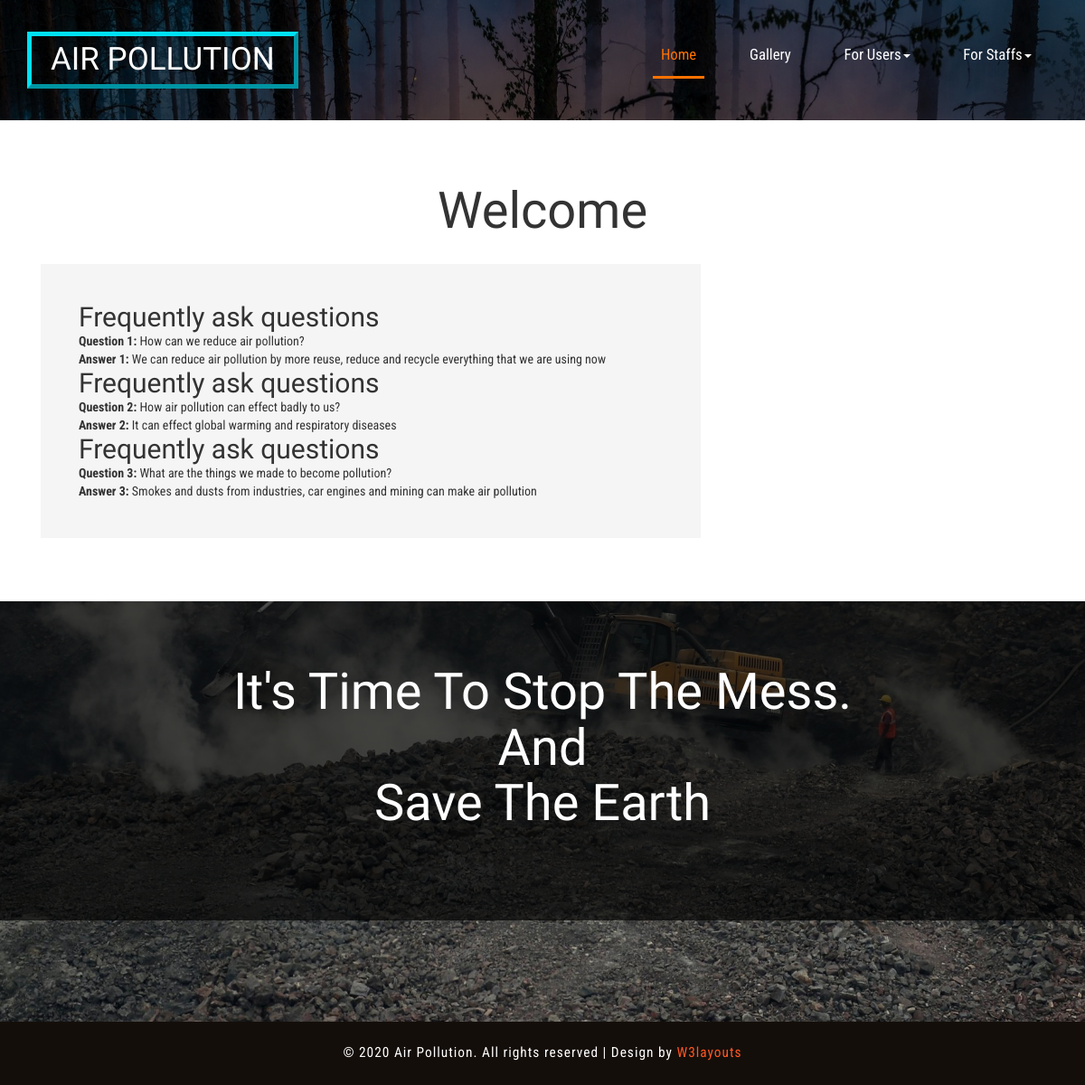
The page /Q&A.php on the database its author committed.
### tables this page shows
CREATE TABLE `qanda` (
  `Question_ID` int(11) NOT NULL,
  `Question` text DEFAULT NULL,
  `Question_Date` date DEFAULT NULL,
  `Answer` text DEFAULT NULL,
  `User_ID` int(11) DEFAULT NULL,
  `Staff_ID` int(11) DEFAULT NULL
);

### Q&A.php (the view, shortened to what this page needs)
<?php
include('connect.php');
include('header.php');
$select= mysqli_query($connect,"SELECT * FROM QandA");
$count =mysqli_num_rows($select);
 ?>
 <form action="Q&A.php" method="post">
 <?php
for ($i=1; $i <=$count ; $i++)
{
	$row=mysqli_fetch_array ($select);
	?>
	<h2>Frequently ask questions </h2>
	<div>
		<b>Question <?php echo $i ?>:</b>
		<?php echo $row ['Question'] ?>
	</div>
	<div>
		<b>Answer <?php echo $i ?>:</b>
		<?php echo $row ['Answer'] ?>
	</div>
	<?php
}
  ?>
</form>
<?php
include('footer.php');
 ?>

### css/style.css (style rules this page uses)
h1,h2,h3,h4,h5,h6 { margin:0; font-family: 'Text Me One', sans-serif; }

### rows shown on the page
qanda: Question "How can we reduce air pollution?", Answer "We can reduce air pollution by more reuse, reduce and recycle everything that we are using now"
qanda: Question "How air pollution can effect badly to us?", Answer "It can effect global warming and respiratory diseases"
qanda: Question "What are the things we made to become pollution?", Answer "Smokes and dusts from industries, car engines and mining can make air pollution"
